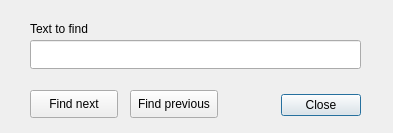
<?xml version="1.0" encoding="UTF-8"?>
<ui version="4.0">
 <class>Dialog</class>
 <widget class="QDialog" name="Dialog">
  <property name="geometry">
   <rect>
    <x>0</x>
    <y>0</y>
    <width>393</width>
    <height>133</height>
   </rect>
  </property>
  <property name="sizePolicy">
   <sizepolicy hsizetype="Fixed" vsizetype="Fixed">
    <horstretch>0</horstretch>
    <verstretch>0</verstretch>
   </sizepolicy>
  </property>
  <property name="minimumSize">
   <size>
    <width>393</width>
    <height>133</height>
   </size>
  </property>
  <property name="maximumSize">
   <size>
    <width>393</width>
    <height>133</height>
   </size>
  </property>
  <property name="windowTitle">
   <string>Find text</string>
  </property>
  <widget class="QDialogButtonBox" name="buttonBox">
   <property name="geometry">
    <rect>
     <x>20</x>
     <y>90</y>
     <width>341</width>
     <height>31</height>
    </rect>
   </property>
   <property name="orientation">
    <enum>Qt::Horizontal</enum>
   </property>
   <property name="standardButtons">
    <set>QDialogButtonBox::Close</set>
   </property>
   <property name="centerButtons">
    <bool>false</bool>
   </property>
  </widget>
  <widget class="QLineEdit" name="lineEdit">
   <property name="geometry">
    <rect>
     <x>30</x>
     <y>40</y>
     <width>331</width>
     <height>29</height>
    </rect>
   </property>
  </widget>
  <widget class="QLabel" name="label">
   <property name="geometry">
    <rect>
     <x>30</x>
     <y>20</y>
     <width>331</width>
     <height>17</height>
    </rect>
   </property>
   <property name="text">
    <string>Text to find</string>
   </property>
  </widget>
  <widget class="QPushButton" name="pushButton_next">
   <property name="geometry">
    <rect>
     <x>30</x>
     <y>90</y>
     <width>88</width>
     <height>28</height>
    </rect>
   </property>
   <property name="text">
    <string>Find next</string>
   </property>
  </widget>
  <widget class="QPushButton" name="pushButton_previous">
   <property name="geometry">
    <rect>
     <x>130</x>
     <y>90</y>
     <width>88</width>
     <height>28</height>
    </rect>
   </property>
   <property name="text">
    <string>Find previous</string>
   </property>
  </widget>
 </widget>
 <tabstops>
  <tabstop>lineEdit</tabstop>
 </tabstops>
 <resources/>
 <connections>
  <connection>
   <sender>buttonBox</sender>
   <signal>accepted()</signal>
   <receiver>Dialog</receiver>
   <slot>accept()</slot>
   <hints>
    <hint type="sourcelabel">
     <x>248</x>
     <y>254</y>
    </hint>
    <hint type="destinationlabel">
     <x>157</x>
     <y>274</y>
    </hint>
   </hints>
  </connection>
  <connection>
   <sender>buttonBox</sender>
   <signal>rejected()</signal>
   <receiver>Dialog</receiver>
   <slot>reject()</slot>
   <hints>
    <hint type="sourcelabel">
     <x>316</x>
     <y>260</y>
    </hint>
    <hint type="destinationlabel">
     <x>286</x>
     <y>274</y>
    </hint>
   </hints>
  </connection>
 </connections>
</ui>
